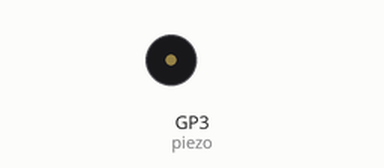
This program was run on a simulated Raspberry Pi Pico running CircuitPython. Parts: buzzer (waves = sounding).

Above: at 2.6 s.
At 6.52 s:
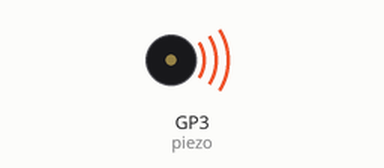
Timing chart, 0 to 6.8 s (numbered marks = the images above):
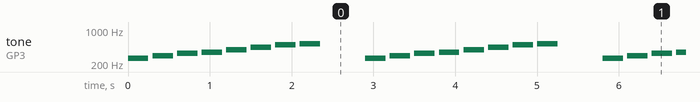

Measured:
- by itself, tone on GP3 (piezo): repeats every 2.9 s: silent 0.05 s, 294 Hz 0.25 s, silent 0.05 s, 330 Hz 0.25 s, silent 0.05 s, 349 Hz 0.25 s, silent 0.05 s, 392 Hz 0.25 s, silent 0.05 s, 440 Hz 0.25 s, silent 0.05 s, 494 Hz 0.25 s, silent 0.05 s, 523 Hz 0.25 s, silent 0.55 s, 262 Hz 0.25 s

The program:

code.py
```python
# from https://learn.adafruit.com/using-piezo-buzzers-with-circuitpython-arduino/circuitpython
import time
import board
import pwmio

piezo = pwmio.PWMOut(board.GP3, duty_cycle=0, frequency=440, variable_frequency=True)

while True:
    for f in (262, 294, 330, 349, 392, 440, 494, 523):
        piezo.frequency = f
        piezo.duty_cycle = 65535 // 2  # On 50%
        time.sleep(0.25)  # On for 1/4 second
        piezo.duty_cycle = 0  # Off
        time.sleep(0.05)  # Pause between notes
    time.sleep(0.5)
```
